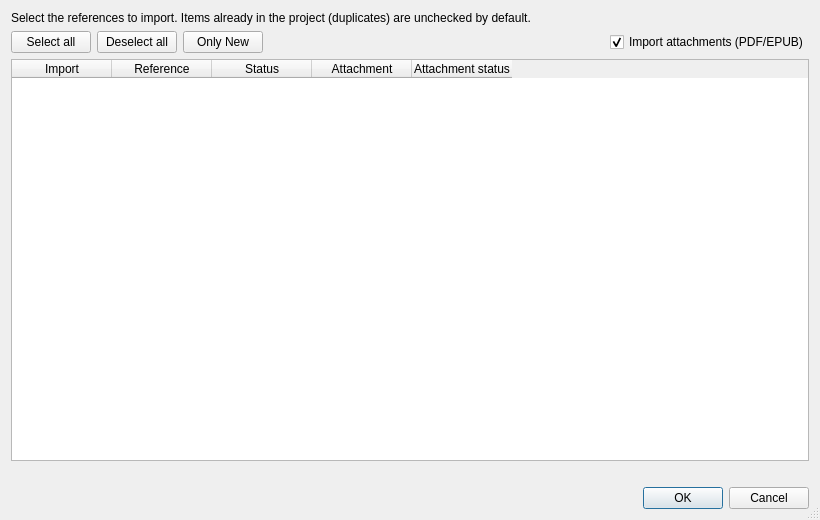
<?xml version="1.0" encoding="UTF-8"?>
<ui version="4.0">
 <class>DialogImportReferences</class>
 <widget class="QDialog" name="DialogImportReferences">
  <property name="geometry">
   <rect>
    <x>0</x>
    <y>0</y>
    <width>820</width>
    <height>520</height>
   </rect>
  </property>
  <property name="windowTitle">
   <string>Import references</string>
  </property>
  <property name="sizeGripEnabled">
   <bool>true</bool>
  </property>
  <layout class="QVBoxLayout" name="verticalLayout">
   <item>
    <widget class="QLabel" name="label_info">
     <property name="text">
      <string>Select the references to import. Items already in the project (duplicates) are unchecked by default.</string>
     </property>
     <property name="wordWrap">
      <bool>true</bool>
     </property>
    </widget>
   </item>
   <item>
    <layout class="QHBoxLayout" name="horizontalLayout_top">
     <item>
      <widget class="QPushButton" name="pushButton_select_all">
       <property name="text">
        <string>Select all</string>
       </property>
      </widget>
     </item>
     <item>
      <widget class="QPushButton" name="pushButton_select_none">
       <property name="text">
        <string>Deselect all</string>
       </property>
      </widget>
     </item>
     <item>
      <widget class="QPushButton" name="pushButton_select_new">
       <property name="text">
        <string>Only New</string>
       </property>
      </widget>
     </item>
     <item>
      <spacer name="horizontalSpacer">
       <property name="orientation">
        <enum>Qt::Horizontal</enum>
       </property>
       <property name="sizeHint" stdset="0">
        <size>
         <width>40</width>
         <height>20</height>
        </size>
       </property>
      </spacer>
     </item>
     <item>
      <widget class="QCheckBox" name="checkBox_import_attachments">
       <property name="text">
        <string>Import attachments (PDF/EPUB)</string>
       </property>
       <property name="checked">
        <bool>true</bool>
       </property>
      </widget>
     </item>
    </layout>
   </item>
   <item>
    <widget class="QTableWidget" name="tableWidget">
     <property name="editTriggers">
      <set>QAbstractItemView::NoEditTriggers</set>
     </property>
     <property name="alternatingRowColors">
      <bool>true</bool>
     </property>
     <property name="selectionBehavior">
      <enum>QAbstractItemView::SelectRows</enum>
     </property>
     <property name="sortingEnabled">
      <bool>false</bool>
     </property>
     <attribute name="horizontalHeaderStretchLastSection">
      <bool>false</bool>
     </attribute>
     <attribute name="verticalHeaderVisible">
      <bool>false</bool>
     </attribute>
     <column>
      <property name="text">
       <string>Import</string>
      </property>
     </column>
     <column>
      <property name="text">
       <string>Reference</string>
      </property>
     </column>
     <column>
      <property name="text">
       <string>Status</string>
      </property>
     </column>
     <column>
      <property name="text">
       <string>Attachment</string>
      </property>
     </column>
     <column>
      <property name="text">
       <string>Attachment status</string>
      </property>
     </column>
    </widget>
   </item>
   <item>
    <widget class="QLabel" name="label_summary">
     <property name="text">
      <string/>
     </property>
    </widget>
   </item>
   <item>
    <widget class="QDialogButtonBox" name="buttonBox">
     <property name="orientation">
      <enum>Qt::Horizontal</enum>
     </property>
     <property name="standardButtons">
      <set>QDialogButtonBox::Cancel|QDialogButtonBox::Ok</set>
     </property>
    </widget>
   </item>
  </layout>
 </widget>
 <resources/>
 <connections>
  <connection>
   <sender>buttonBox</sender>
   <signal>accepted()</signal>
   <receiver>DialogImportReferences</receiver>
   <slot>accept()</slot>
  </connection>
  <connection>
   <sender>buttonBox</sender>
   <signal>rejected()</signal>
   <receiver>DialogImportReferences</receiver>
   <slot>reject()</slot>
  </connection>
 </connections>
</ui>
